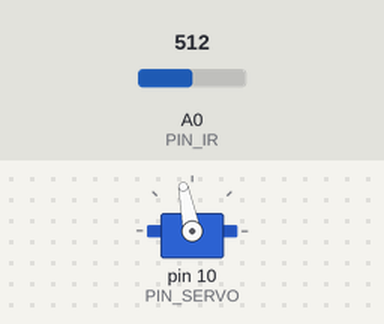
The sketch below on a simulated Arduino Uno, built with avr-gcc and run on an emulated ATmega328P. On the bench: servo. The inputs (shaded band) are chosen by the test bench; at power-on: A0 (PIN_IR) = 512.

Above: at 1.2 s.
1.3 s: A0 (PIN_IR) set to 303
2.8 s: A0 (PIN_IR) set to 286
At 4.0 s:
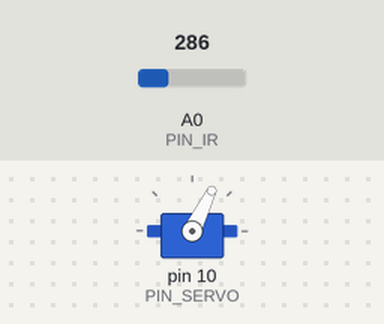
4.3 s: A0 (PIN_IR) set to 306
At 5.5 s:
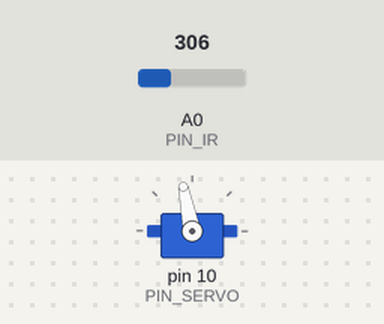
5.8 s: A0 (PIN_IR) set to 260
At 6.1 s:
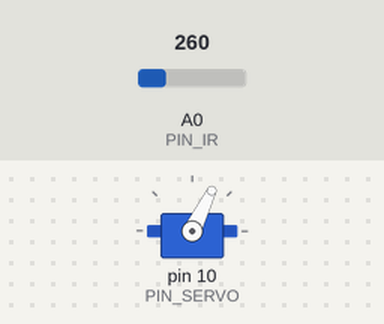
Timing chart, 0 to 8.3 s (numbered marks = the images above; inputs shaded):
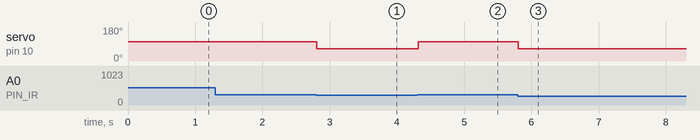

The sketch:

21_bbc_20212974.ino
```cpp
#include <Servo.h>

#define PIN_SERVO 10
#define PIN_IR A0
#define _DIST_ALPHA 0.5 // EMA weight of new sample (range: 0 to 1).

float a, b, c, d, e, f, g; // 적외선 센서 보정을 위한 상수

// ema 컨트롤을 위한 상수
float alpha;
float dist_ema;

Servo myservo;

void setup() {
  myservo.attach(PIN_SERVO);
  myservo.writeMicroseconds(1419);

  a = 69.77;
  b = 124.13;
  c = 167.42;
  d = 188.45;
  e = 207.69;
  f = 230.48;
  g = 247.74;

  alpha = _DIST_ALPHA;
  dist_ema = 0;

}

float ir_distance(void){ // return value unit: mm
  float val;
  float volt = float(analogRead(PIN_IR));
  val = ((6762.0/(volt-9.0))-4.0) * 10.0;
  return val;
}

void loop() {
  float raw_dist = ir_distance();
  float dist_cali;

  // 5cm 간격으로 적외선 센서 보정
  if (raw_dist < 124.13){
    dist_cali = 100 + 50.0 / (b - a) * (raw_dist - a);
  }
  else if (raw_dist >= 124.13 && raw_dist < 167.42) {
    dist_cali = 150 + 50.0 / (c - b) * (raw_dist - b);
  }
  else if (raw_dist >= 167.42 && raw_dist < 188.45) {
    dist_cali = 200 + 50.0 / (d - c) * (raw_dist - c);
  }
  else if (raw_dist >= 188.45 && raw_dist < 207.69) {
    dist_cali = 250 + 50.0 / (e - d) * (raw_dist - d);
  }
  else if (raw_dist >= 207.69 && raw_dist < 230.48) {
    dist_cali = 300 + 50.0 / (f - e) * (raw_dist - e);
  }
  else if (raw_dist >= 230.48) {
    dist_cali = 350 + 50.0 / (g - f) * (raw_dist - f);
  }

  dist_ema = dist_cali * alpha + (1 - alpha) * dist_ema; // EMA 보정 수식

  // Bang-Bang Control
  if(dist_ema >= 270) myservo.writeMicroseconds(1200);
  else myservo.writeMicroseconds(1590);

  delay(20);

}
```

Measured:
- the behaviour switches between 296 and 295 on A0 (PIN_IR) (found by bisection; images 0 and 1)
- after the input at 1.3 s, every drawn part: stays the same
- after the input at 2.8 s, servo on pin 10 (PIN_SERVO): 101° → 64° at once
- after the input at 4.3 s, servo on pin 10 (PIN_SERVO): 64° → 101° at once
- after the input at 5.8 s, servo on pin 10 (PIN_SERVO): 101° → 64° at once
